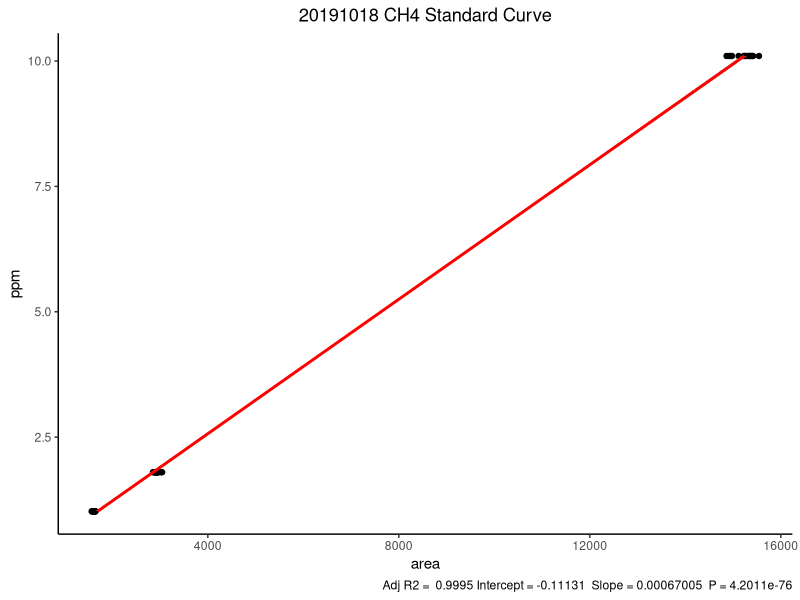

Generate this figure with R:
#------------------------------------------
# Load packages
library(tidyverse)
library(here)


#-------------------------------------------
# Read in data

ch4_standards <- read_csv(here::here("data",
                                     "ch4_standard_raw.csv"))

#-------------------------------------------
# Use lm(), linear model function, to create regression model

### Change dates in name and filter

fit_ch4_20191018 <- lm(ppm ~ area, data = ch4_standards %>% filter(date == "2019_10_18"))

#-------------------------------------------
#Use summary function to get summary information about linear model

### Changes dates

summary(fit_ch4_20191018)

#--------------------------------------------
#Function to create standard curve
### Change date in labs

ggplot_regression <- function (fit) {
  
  require(ggplot2)
  
  ggplot(fit$model, aes_string(x = names(fit$model)[1], y = names(fit$model)[2])) + 
    geom_point() +
    stat_smooth(method = "lm", col = "red") +
    labs(title = "20191018 CH4 Standard Curve", caption = paste("Adj R2 = ",signif(summary(fit)$adj.r.squared, 5),
                                                                "Intercept =",signif(fit$coef[[1]],5 ),
                                                                " Slope =",signif(fit$coef[[2]], 5),
                                                                " P =",signif(summary(fit)$coef[2,4], 5)))
}

### Change date in filter




ggplot_regression(lm(ppm ~ area, data = ch4_standards %>% 
                       filter(date == "2019_10_18")))+
  coord_flip()+
  theme_classic()+
  theme(panel.grid.major = element_blank(),
        panel.grid.minor = element_blank(),
        plot.title = element_text(hjust = 0.5),
        title = element_text(vjust=3))

